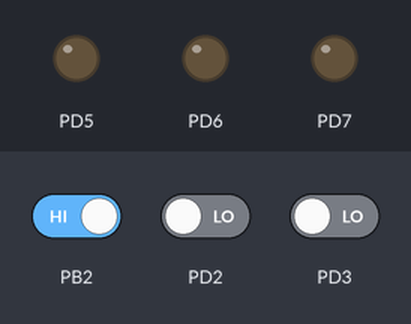
Recording of a program running on a simulated ATmega32, built with avr-gcc and emulated at 8 MHz. Parts: output pins drawn as LEDs (lit = HIGH). The inputs (shaded band) are chosen by the test bench; at power-on: PB2 HIGH, PD2 LOW, PD3 LOW.

Above: at 1.2 s.
1.3 s: PB2 driven LOW
At 2.1 s:
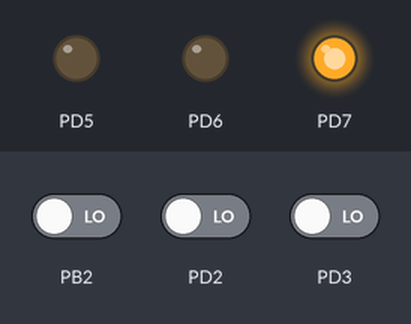
3.8 s: PD2 driven HIGH
At 4.2 s:
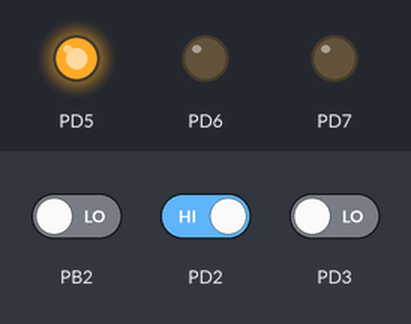
6.3 s: PD3 driven HIGH
At 7.1 s:
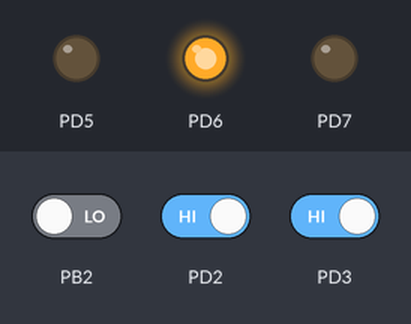
Timing chart, 0 to 9.3 s (numbered marks = the images above; inputs shaded):
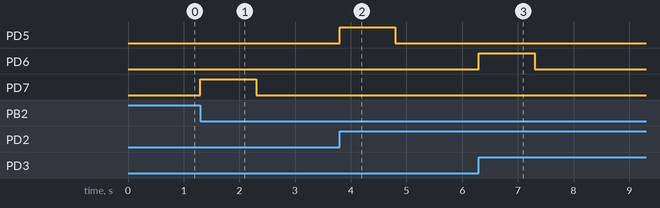

The program:

main.c
```c
/*
 * Lab2.c
 *
 * Created: 5/10/2023 5:17:15 PM
 * Author : omart
 */

#define F_CPU 8000000UL
#include <avr/io.h>
#include <avr/interrupt.h>
#include <util/delay.h>
void GPIO_Init(void){
	// Pins 2 3 in PORTD as input
	DDRD &= ~(1<<2);
	DDRD &= ~(1<<3);

	//Pins 5,6,7 in PortD as output
	DDRD |= (1<<PIND5) | (1<<PIND6) | (1<<PIND7);

	// Pin 2 in PORTB as input
	DDRB &=~(1<<PINB2);
}

void EXTI_INIT(void){

	// Configure INT0 as any logical change
	MCUCR |= (1<<ISC00);
	MCUCR &=~(1<<ISC01);

	// Configure INT1 as Raising edge
	MCUCR |= (1<<ISC10) | (1<<ISC11);
	MCUCR &=~(1<<ISC01);

	// Configure INT2 as falling edge
	MCUCSR &=~(1<<ISC2);

	GICR |= (1<< INT0) | (1<<INT1) | (1<<INT2); // Enable interrupt 1,2,3

	sei(); /*Enable the global interrupt*/

}


ISR(INT0_vect){
	PORTD ^= (1<<PIND5);
	_delay_ms(1000);
	PORTD ^= (1<<PIND5);
}

ISR(INT1_vect){
		PORTD ^= (1<<PIND6);
		_delay_ms(1000);
		PORTD ^=(1<<PIND6);
}

ISR(INT2_vect){
	PORTD ^= (1<<PIND7);
	_delay_ms(1000);
	PORTD ^=(1<<PIND7);
}
int main(void)
{
	GPIO_Init();
	EXTI_INIT();
    /* Replace with your application code */
    while (1)
    {
    }
}
```

Measured:
- after the input at 1.3 s, PD7: LOW → HIGH at once, → LOW 1.0 s later
- after the input at 3.8 s, PD5: LOW → HIGH at once, → LOW 1.0 s later
- after the input at 6.3 s, PD6: LOW → HIGH at once, → LOW 1.0 s later
